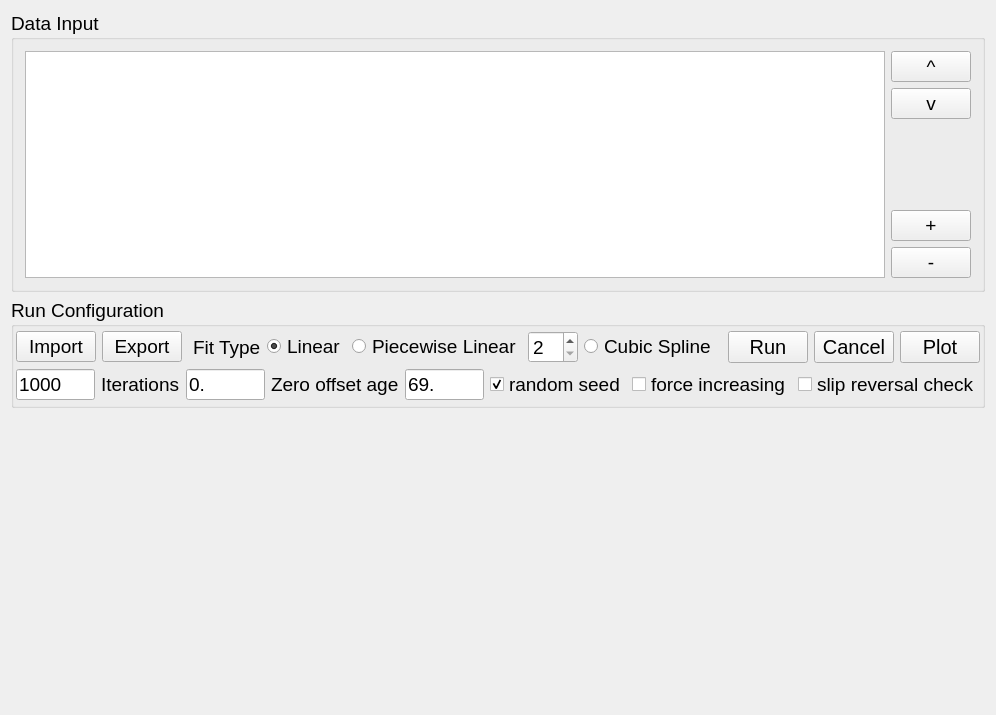
<?xml version="1.0" encoding="UTF-8"?>
<ui version="4.0">
 <class>MainWindow</class>
 <widget class="QMainWindow" name="MainWindow">
  <property name="geometry">
   <rect>
    <x>0</x>
    <y>0</y>
    <width>996</width>
    <height>715</height>
   </rect>
  </property>
  <property name="windowTitle">
   <string>MainWindow</string>
  </property>
  <widget class="QWidget" name="centralWidget">
   <layout class="QVBoxLayout" name="verticalLayout_2">
    <item>
     <widget class="QGroupBox" name="data_input_group_box">
      <property name="maximumSize">
       <size>
        <width>16777215</width>
        <height>281</height>
       </size>
      </property>
      <property name="font">
       <font>
        <pointsize>14</pointsize>
       </font>
      </property>
      <property name="title">
       <string>Data Input</string>
      </property>
      <layout class="QHBoxLayout" name="horizontalLayout">
       <item>
        <widget class="QTableView" name="offsetMarkerTableView"/>
       </item>
       <item>
        <layout class="QVBoxLayout" name="off_marker_button_vlayout">
         <property name="sizeConstraint">
          <enum>QLayout::SetFixedSize</enum>
         </property>
         <item>
          <widget class="QPushButton" name="moveOffsetMarkerUpButton">
           <property name="text">
            <string>^</string>
           </property>
          </widget>
         </item>
         <item>
          <widget class="QPushButton" name="moveOffsetMarkerDownButton">
           <property name="text">
            <string>v</string>
           </property>
          </widget>
         </item>
         <item>
          <spacer name="verticalSpacer">
           <property name="orientation">
            <enum>Qt::Vertical</enum>
           </property>
           <property name="sizeHint" stdset="0">
            <size>
             <width>28</width>
             <height>18</height>
            </size>
           </property>
          </spacer>
         </item>
         <item>
          <widget class="QPushButton" name="addOffsetMarkerButton">
           <property name="text">
            <string>+</string>
           </property>
          </widget>
         </item>
         <item>
          <widget class="QPushButton" name="removeOffsetMarkerButton">
           <property name="text">
            <string>-</string>
           </property>
          </widget>
         </item>
        </layout>
       </item>
      </layout>
     </widget>
    </item>
    <item>
     <widget class="QGroupBox" name="run_config_box">
      <property name="maximumSize">
       <size>
        <width>16777215</width>
        <height>110</height>
       </size>
      </property>
      <property name="font">
       <font>
        <pointsize>14</pointsize>
       </font>
      </property>
      <property name="title">
       <string>Run Configuration</string>
      </property>
      <layout class="QVBoxLayout" name="verticalLayout">
       <property name="leftMargin">
        <number>2</number>
       </property>
       <property name="topMargin">
        <number>4</number>
       </property>
       <property name="rightMargin">
        <number>2</number>
       </property>
       <property name="bottomMargin">
        <number>4</number>
       </property>
       <item>
        <layout class="QHBoxLayout" name="horizontalLayout_2">
         <item>
          <widget class="QPushButton" name="importButton">
           <property name="text">
            <string>Import</string>
           </property>
          </widget>
         </item>
         <item>
          <widget class="QPushButton" name="exportButton">
           <property name="text">
            <string>Export</string>
           </property>
          </widget>
         </item>
         <item>
          <spacer name="horizontalSpacer">
           <property name="orientation">
            <enum>Qt::Horizontal</enum>
           </property>
           <property name="sizeHint" stdset="0">
            <size>
             <width>13</width>
             <height>13</height>
            </size>
           </property>
          </spacer>
         </item>
         <item>
          <widget class="QLabel" name="fit_type_label">
           <property name="text">
            <string>Fit Type</string>
           </property>
          </widget>
         </item>
         <item>
          <widget class="QRadioButton" name="linearFitRadio">
           <property name="text">
            <string>Linear</string>
           </property>
           <property name="checked">
            <bool>true</bool>
           </property>
           <attribute name="buttonGroup">
            <string notr="true">fitTypeButtonGroup</string>
           </attribute>
          </widget>
         </item>
         <item>
          <widget class="QRadioButton" name="piecewiseFitRadio">
           <property name="text">
            <string>Piecewise Linear</string>
           </property>
           <attribute name="buttonGroup">
            <string notr="true">fitTypeButtonGroup</string>
           </attribute>
          </widget>
         </item>
         <item>
          <widget class="QSpinBox" name="nPiecesSpinBox">
           <property name="minimumSize">
            <size>
             <width>0</width>
             <height>20</height>
            </size>
           </property>
           <property name="minimum">
            <number>2</number>
           </property>
           <property name="maximum">
            <number>10</number>
           </property>
           <property name="value">
            <number>2</number>
           </property>
          </widget>
         </item>
         <item>
          <widget class="QRadioButton" name="cubicFitRadio">
           <property name="text">
            <string>Cubic Spline</string>
           </property>
           <attribute name="buttonGroup">
            <string notr="true">fitTypeButtonGroup</string>
           </attribute>
          </widget>
         </item>
         <item>
          <spacer name="horizontalSpacer_2">
           <property name="orientation">
            <enum>Qt::Horizontal</enum>
           </property>
           <property name="sizeHint" stdset="0">
            <size>
             <width>13</width>
             <height>13</height>
            </size>
           </property>
          </spacer>
         </item>
         <item>
          <widget class="QPushButton" name="runButton">
           <property name="font">
            <font>
             <pointsize>15</pointsize>
            </font>
           </property>
           <property name="text">
            <string>Run</string>
           </property>
          </widget>
         </item>
         <item>
          <widget class="QPushButton" name="cancelButton">
           <property name="font">
            <font>
             <pointsize>15</pointsize>
            </font>
           </property>
           <property name="text">
            <string>Cancel</string>
           </property>
          </widget>
         </item>
         <item>
          <widget class="QPushButton" name="plotButton">
           <property name="font">
            <font>
             <pointsize>15</pointsize>
            </font>
           </property>
           <property name="text">
            <string>Plot</string>
           </property>
          </widget>
         </item>
        </layout>
       </item>
       <item>
        <layout class="QHBoxLayout" name="horizontalLayout_3">
         <item>
          <widget class="QLineEdit" name="nItersLineEdit">
           <property name="text">
            <string>1000</string>
           </property>
          </widget>
         </item>
         <item>
          <widget class="QLabel" name="nItersLabel">
           <property name="text">
            <string>Iterations</string>
           </property>
          </widget>
         </item>
         <item>
          <spacer name="horizontalSpacer_3">
           <property name="orientation">
            <enum>Qt::Horizontal</enum>
           </property>
           <property name="sizeHint" stdset="0">
            <size>
             <width>40</width>
             <height>20</height>
            </size>
           </property>
          </spacer>
         </item>
         <item>
          <widget class="QLineEdit" name="zeroOffsetLineEdit">
           <property name="text">
            <string>0.</string>
           </property>
          </widget>
         </item>
         <item>
          <widget class="QLabel" name="zeroOffsetLabel">
           <property name="text">
            <string>Zero offset age</string>
           </property>
          </widget>
         </item>
         <item>
          <spacer name="horizontalSpacer_4">
           <property name="orientation">
            <enum>Qt::Horizontal</enum>
           </property>
           <property name="sizeHint" stdset="0">
            <size>
             <width>48</width>
             <height>17</height>
            </size>
           </property>
          </spacer>
         </item>
         <item>
          <widget class="QLineEdit" name="randSeedLineEdit">
           <property name="text">
            <string>69.</string>
           </property>
          </widget>
         </item>
         <item>
          <widget class="QCheckBox" name="randSeedCheckBox">
           <property name="text">
            <string>random seed</string>
           </property>
           <property name="checked">
            <bool>true</bool>
           </property>
          </widget>
         </item>
         <item>
          <spacer name="horizontalSpacer_5">
           <property name="orientation">
            <enum>Qt::Horizontal</enum>
           </property>
           <property name="sizeHint" stdset="0">
            <size>
             <width>38</width>
             <height>17</height>
            </size>
           </property>
          </spacer>
         </item>
         <item>
          <widget class="QCheckBox" name="forceIncrCheckBox">
           <property name="text">
            <string>force increasing</string>
           </property>
          </widget>
         </item>
         <item>
          <widget class="QCheckBox" name="slipRevCheckBox">
           <property name="text">
            <string>slip reversal check</string>
           </property>
          </widget>
         </item>
        </layout>
       </item>
      </layout>
      <zorder></zorder>
     </widget>
    </item>
    <item>
     <widget class="QWidget" name="widget" native="true">
      <layout class="QHBoxLayout" name="horizontalLayout_4">
       <item>
        <layout class="QVBoxLayout" name="vlayout_for_ipython"/>
       </item>
      </layout>
     </widget>
    </item>
   </layout>
  </widget>
 </widget>
 <layoutdefault spacing="6" margin="11"/>
 <resources/>
 <connections/>
 <buttongroups>
  <buttongroup name="fitTypeButtonGroup"/>
 </buttongroups>
</ui>
